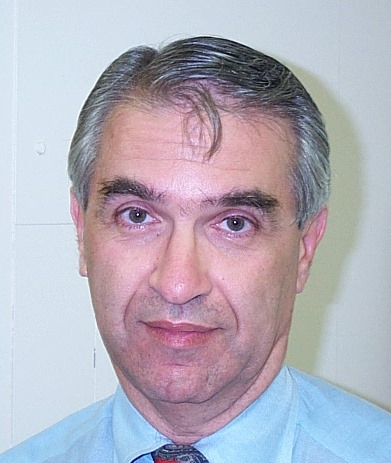
%> input picture code/DB1/db1_04.jpg, 391 x 463 px
$ octave untitled5.m   (GNU Octave 9; MATLAB toolbox functions it lacks are replaced by stand-ins)
%> lines starting %> are read from the running program, lines starting %| are printed output that depends on the picture; in (x1, y1, x2, y2) boxes, pixels count from 0 and x2, y2 are one past the last pixel; in counts of white or black regions, pixels touching at a corner belong together; the program's own positions count from 1
%> further down, I is the input picture: size 463x391x3 uint8; mean R, G, B 179.1, 175.3, 187.8
%> `I_ycbcr = rgb2ycbcr(I);`: I_ycbcr: size 463x391x3 uint8; mean of channels 1, 2, 3 168.7, 132.9, 128.8
### code/detectSkin.m
function skin_mask = detectSkin(I_ycbcr)

    %img = imgaussfilt(img, 1);

    Cb = double(I_ycbcr(:,:,2));
    Cr = double(I_ycbcr(:,:,3));
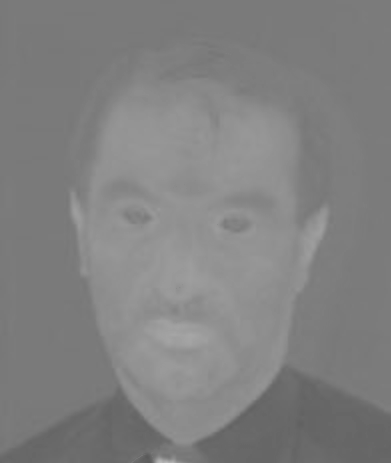
%> Cr: size 463x391 double; min 90, max 183, mean 128.8
    Y = double(I_ycbcr(:,:,1));

    mask_Cb = (Cb >= 60) & (Cb <= 135);
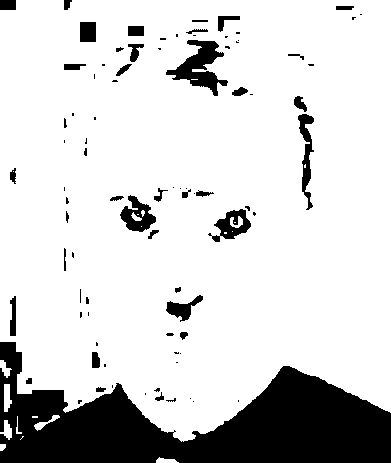
%> mask_Cb: size 463x391 logical; 82.9% white; 85 black regions (46 under 20 px), largest, box (x1, y1, x2, y2) and area: (0, 342, 391, 463) 24310, (166, 40, 228, 96) 1416, (120, 195, 156, 232) 696
    mask_Cr = (Cr >= 125) & (Cr <= 175);
%> mask_Cr: size 463x391 logical; 46% white; 39 white regions (31 under 20 px), largest, box (x1, y1, x2, y2) and area: (68, 42, 367, 448) 82786, (154, 454, 188, 463) 166, (373, 400, 391, 411) 60
    %skin_mask = mask_Cb & mask_Cr;

    imgHSV = rgb2hsv(ycbcr2rgb(I_ycbcr));
%> imgHSV: size 463x391x3 double; mean H, S, V 0.632, 0.175, 0.778
    H = imgHSV(:,:,1);
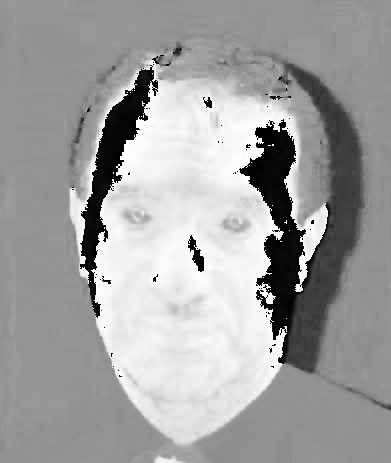
%> H: size 463x391 double; min 0, max 0.997, mean 0.632
    S = imgHSV(:,:,2);
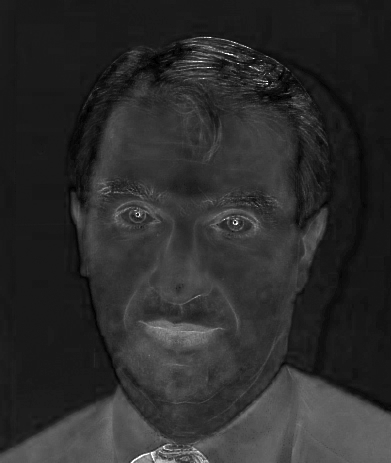
%> S: size 463x391 double; min 0, max 1, mean 0.175

    %maskHSV = (H <= 0.15 | H >= 0.8) & (S >= 0.05 & S <= 0.95);
    %skin_mask = skin_mask & maskHSV;

    base_skin = (H <= 0.15 | H >= 0.8) & (S >= 0.05 & S <= 0.95);
%> base_skin: size 463x391 logical; 36.3% white; 14 white regions (11 under 20 px), largest, box (x1, y1, x2, y2) and area: (70, 68, 331, 444) 65577, (155, 456, 182, 463) 109, (145, 60, 155, 65) 21

    is_bright = Y > 0.8;
%> is_bright: size 463x391 logical; every value is 1
    pale_skin = is_bright & (H <= 0.15 | H >= 0.8) & (S >= 0.0);
%> pale_skin: size 463x391 logical; 36.5% white; 19 white regions (17 under 20 px), largest, box (x1, y1, x2, y2) and area: (70, 56, 331, 444) 65927, (155, 456, 182, 463) 109

    maskHSV_combined = base_skin | pale_skin;

    % Final Mask
    skin_mask = mask_Cb & mask_Cr & maskHSV_combined;
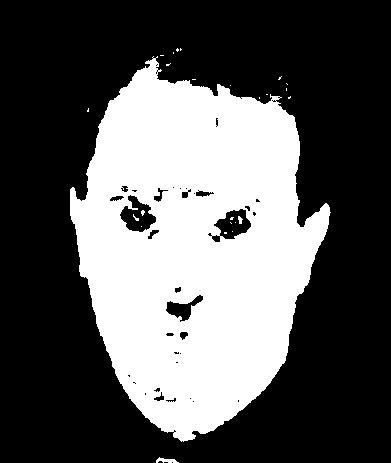
%> skin_mask: size 463x391 logical; 35.4% white; 25 white regions (22 under 20 px)

% [79 lines of commented-out code are left out]
end

### code/normalizeChannel.m
function [norm_channel] = normalizeChannel(channel, mask)

    masked_vals = channel(mask);
    if isempty(masked_vals)
        norm_channel = zeros(size(channel));
        return;
    end

    minVal = min(masked_vals);
    maxVal = max(masked_vals);

    norm_channel = (channel - minVal) ./ (maxVal - minVal + eps);
    norm_channel = norm_channel * 255.0;

    norm_channel(norm_channel > 255) = 255;
    norm_channel(norm_channel < 0) = 0;
end

### code/createEyeMap.m
function eyeMap = createEyeMap(I_ycbcr, face_mask)

    Y = double(I_ycbcr(:,:,1));
    Cb = double(I_ycbcr(:,:,2));
    Cr = double(I_ycbcr(:,:,3));

    Cb_norm = normalizeChannel(Cb, face_mask);
    Cr_norm = normalizeChannel(Cr, face_mask);

    Cb_sq = (Cb_norm / 255).^2;
    Cr_tilde = (255 - Cr_norm);
    Cr_tilde_sq = (Cr_tilde / 255).^2;

    Cb_div_Cr = (Cb_norm + 1) ./ (Cr_norm + 1);

    EyeMapC = (Cb_sq + Cr_tilde_sq + Cb_div_Cr);

    EyeMapC = histeq(mat2gray(EyeMapC));

    se = strel('disk', 2);

    Y_dilated = imdilate(Y, se);
    Y_eroded = imerode(Y, se);

    EyeMapL = Y_dilated ./ (Y_eroded + 1);


    eyeMap = EyeMapL .* EyeMapC;

    eyeMap_dilated = imdilate(eyeMap, strel('disk', 7));
    eyeMap_final = eyeMap_dilated .* face_mask;

    %eyeMap = eyeMap_final;
    eyeMap = mat2gray(eyeMap_final);
    %eyeMap = eyeMap > 0.4;
end

### code/createMouthMap.m
function mouthMap = createMouthMap(I_ycbcr, face_mask)

    Cb = double(I_ycbcr(:,:,2));
    Cr = double(I_ycbcr(:,:,3));

    Cr_sq = Cr.^2;
    Cr_div_Cb = Cr ./ (Cb + eps);

    Cr_sq_norm = normalizeChannel(Cr_sq, face_mask);
    Cr_div_Cb_norm = normalizeChannel(Cr_div_Cb, face_mask);

    Cr_sq_masked = Cr_sq_norm(face_mask);
    Cr_div_Cb_masked = Cr_div_Cb_norm(face_mask);

    if isempty(Cr_sq_masked)
        mouthMap = zeros(size(Cr));
        return;
    end

    mean_Cr_sq = mean(Cr_sq_masked);
    mean_Cr_div_Cb = mean(Cr_div_Cb_masked);
    eta = 0.95 * (mean_Cr_sq / (mean_Cr_div_Cb + eps));

    map_component = Cr_sq_norm - eta .* Cr_div_Cb_norm;
    mouthMap = Cr_sq_norm .* (map_component.^2);

    mouthMap_dilated = imdilate(mouthMap, strel('disk', 5));
    mouthMap_final = mouthMap_dilated .* face_mask;

    % [4 lines of commented-out code are left out]
    mouthMap = mat2gray(mouthMap_final);
    mouthMap = mouthMap > 0.4;
    %subplot(1,2,2)
    %imshow(mouthMap)
end

### code/untitled5.m
clear
clc

% --- (PREVIOUS STEPS) ---
I = imread('db1_04.jpg');
I_ycbcr = rgb2ycbcr(I);
Y_channel = double(I_ycbcr(:,:,1));
skin_mask = detectSkin(I_ycbcr); % From first answer
cc = bwconncomp(skin_mask);
%> cc = 25 connected components
stats = regionprops(cc, 'Area', 'BoundingBox');
%> stats = 25 regions; largest, box (x1, y1, x2, y2) and Area: (70, 56, 331, 442) 63879, (156, 457, 179, 463) 76, (238, 216, 243, 224) 26, (133, 214, 139, 221) 17, (141, 210, 145, 216) 16

% Filter candidates (e.g., remove tiny regions)
min_face_area = 500;
valid_indices = [stats.Area] > min_face_area;
%> valid_indices = 25 logical values, 1 true
face_candidates_stats = stats(valid_indices);
%> face_candidates_stats = 1 region; box (x1, y1, x2, y2) and Area: (70, 56, 331, 442) 63879
valid_pixel_lists = cc.PixelIdxList(valid_indices);
%> valid_pixel_lists = 1 item

% --- FINAL VERIFICATION LOOP ---
detected_faces = []; % Store final ellipse parameters
face_scores = [];

MIN_FACE_SCORE_THRESHOLD = 0.2; % You must tune this threshold!

for i = 1:length(face_candidates_stats)

    % 1. Create the specific face mask (FG) for this candidate
    current_face_mask = false(size(skin_mask));
    current_face_mask(valid_pixel_lists{i}) = true;

    % 2. Create the feature maps
    eyeMap = createEyeMap(I_ycbcr, current_face_mask);
    mouthMap = createMouthMap(I_ycbcr, current_face_mask);

    % 3. Run the verification
%> (the run ends here)

$ run again, with code/DB1/db1_01.jpg copied over code/DB1/db1_04.jpg
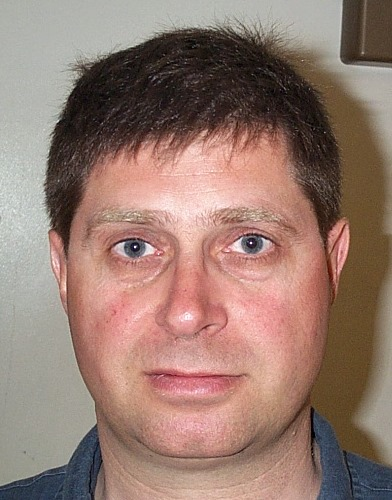
%> input picture code/DB1/db1_01.jpg, 392 x 500 px
%> I is the input picture: size 500x392x3 uint8; mean R, G, B 150.1, 122.6, 111.8
%> I_ycbcr: size 500x392x3 uint8; mean of channels 1, 2, 3 127.3, 119.3, 140.8
%> in detectSkin, `mask_Cb = (Cb >= 60) & (Cb <= 135);`:
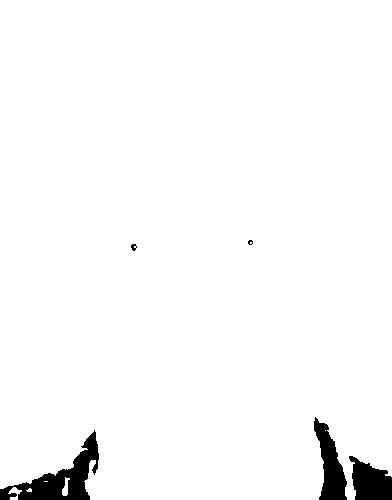
%> mask_Cb: size 500x392 logical; 97.4% white; 5 black regions (1 under 20 px), largest, box (x1, y1, x2, y2) and area: (0, 430, 99, 500) 2388, (314, 417, 347, 500) 1422, (349, 456, 392, 500) 1298, (131, 244, 137, 251) 27
%> mask_Cr: size 500x392 logical; 97% white; 6 black regions (4 under 20 px), largest, box (x1, y1, x2, y2) and area: (314, 416, 392, 500) 3023, (0, 431, 100, 500) 2874
%> imgHSV: size 500x392x3 double; mean H, S, V 0.125, 0.289, 0.594
%> base_skin: size 500x392 logical; 77.9% white; 93 black regions (82 under 20 px), largest, box (x1, y1, x2, y2) and area: (0, 0, 344, 500) 38335, (311, 413, 392, 500) 3723, (120, 241, 152, 256) 318
%> is_bright: size 500x392 logical; every value is 1
%> pale_skin: size 500x392 logical; 78.8% white; 34 black regions (21 under 20 px), largest, box (x1, y1, x2, y2) and area: (0, 0, 290, 500) 35631, (313, 413, 392, 500) 3658, (294, 0, 342, 58) 1322
%> skin_mask: size 500x392 logical; 78.8% white; 34 black regions (21 under 20 px)
%> cc = 350 connected components
%> stats = 350 regions; largest, box (x1, y1, x2, y2) and Area: (15, 0, 392, 500) 152719, (0, 345, 48, 389) 534, (12, 330, 35, 346) 182, (50, 448, 59, 468) 98, (114, 31, 128, 36) 49
%> valid_indices = 350 logical values, 2 true
%> face_candidates_stats = 2 regions; box (x1, y1, x2, y2) and Area: (15, 0, 392, 500) 152719, (0, 345, 48, 389) 534
%> valid_pixel_lists = 2 items

$ run again, with code/DB1/db1_02.jpg copied over code/DB1/db1_04.jpg
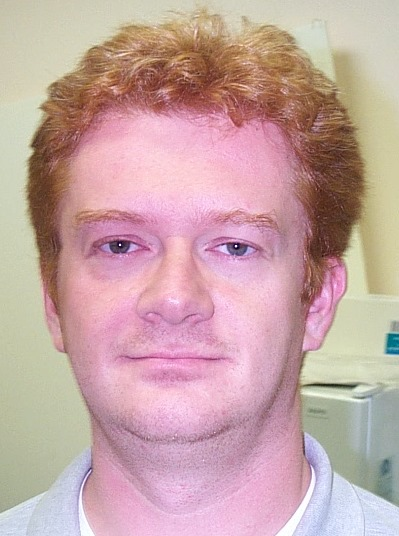
%> input picture code/DB1/db1_02.jpg, 399 x 536 px
%> I is the input picture: size 536x399x3 uint8; mean R, G, B 198.3, 166, 165.2
%> I_ycbcr: size 536x399x3 uint8; mean of channels 1, 2, 3 166.8, 122.9, 142.3
%> in detectSkin, `mask_Cb = (Cb >= 60) & (Cb <= 135);`:
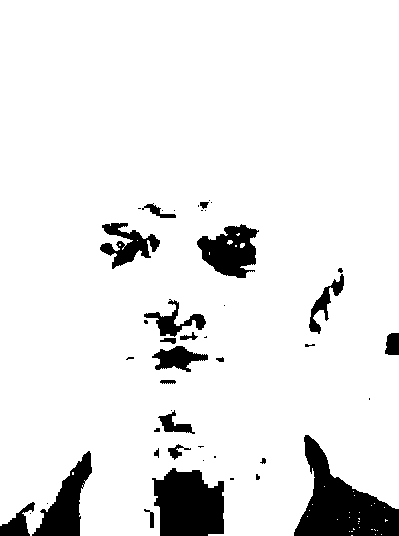
%> mask_Cb: size 536x399 logical; 91.3% white; 45 black regions (22 under 20 px), largest, box (x1, y1, x2, y2) and area: (294, 435, 399, 536) 5055, (152, 468, 224, 536) 3922, (32, 451, 92, 536) 2175
%> mask_Cr: size 536x399 logical; 94.1% white; 17 black regions (10 under 20 px), largest, box (x1, y1, x2, y2) and area: (304, 385, 399, 536) 9407, (0, 476, 76, 536) 2609, (383, 330, 399, 357) 396
%> imgHSV: size 536x399x3 double; mean H, S, V 0.519, 0.25, 0.787
%> base_skin: size 536x399 logical; 75.1% white; 119 black regions (87 under 20 px), largest, box (x1, y1, x2, y2) and area: (0, 95, 95, 536) 24034, (276, 232, 399, 536) 22272, (58, 0, 191, 52) 2198
%> is_bright: size 536x399 logical; every value is 1
%> pale_skin: size 536x399 logical; 75.2% white; 121 black regions (89 under 20 px), largest, box (x1, y1, x2, y2) and area: (0, 95, 93, 536) 23986, (278, 232, 399, 536) 22118, (58, 0, 191, 52) 2198
%> skin_mask: size 536x399 logical; 70.4% white; 155 black regions (107 under 20 px)
%> cc = 62 connected components
%> stats = 62 regions; largest, box (x1, y1, x2, y2) and Area: (0, 0, 399, 536) 150159, (102, 0, 112, 22) 131, (96, 0, 100, 18) 72, (227, 240, 233, 245) 21, (240, 243, 245, 248) 21
%> valid_indices = 62 logical values, 1 true
%> face_candidates_stats = 1 region; box (x1, y1, x2, y2) and Area: (0, 0, 399, 536) 150159
%> valid_pixel_lists = 1 item

$ run again, with code/DB1/db1_03.jpg copied over code/DB1/db1_04.jpg
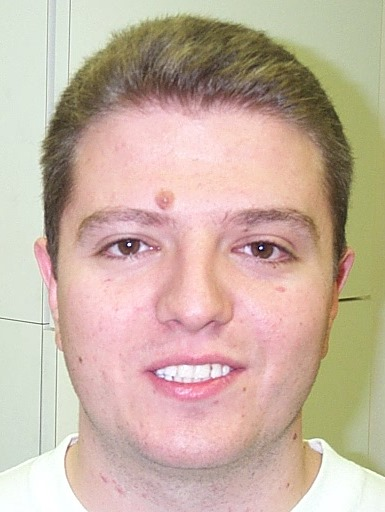
%> input picture code/DB1/db1_03.jpg, 385 x 512 px
%> I is the input picture: size 512x385x3 uint8; mean R, G, B 200.3, 178.7, 163.2
%> I_ycbcr: size 512x385x3 uint8; mean of channels 1, 2, 3 173.5, 118, 138.5
%> mask_Cb: size 512x385 logical; 100% white; black in thin lines or dots, all inside (x1, y1, x2, y2) = (127, 242, 264, 377)
%> mask_Cr: size 512x385 logical; 90.8% white; 45 black regions (20 under 20 px), largest, box (x1, y1, x2, y2) and area: (0, 0, 90, 233) 10773, (0, 320, 56, 470) 5766, (47, 337, 58, 384) 210
%> imgHSV: size 512x385x3 double; mean H, S, V 0.31, 0.22, 0.795
%> base_skin: size 512x385 logical; 64.8% white; 30 black regions (25 under 20 px), largest, box (x1, y1, x2, y2) and area: (0, 0, 385, 512) 68681, (158, 366, 210, 380) 467, (212, 367, 221, 375) 49, (258, 244, 265, 251) 31, (126, 242, 132, 247) 25
%> is_bright: size 512x385 logical; every value is 1
%> pale_skin: size 512x385 logical; 65.3% white; 42 black regions (39 under 20 px), largest, box (x1, y1, x2, y2) and area: (0, 0, 385, 512) 67942, (158, 369, 181, 378) 114, (258, 244, 265, 251) 29
%> skin_mask: size 512x385 logical; 65.3% white; 43 black regions (39 under 20 px)
%> cc = 16 connected components
%> stats = 16 regions; largest, box (x1, y1, x2, y2) and Area: (32, 19, 357, 512) 128318, (36, 476, 58, 512) 436, (65, 488, 66, 492) 4, (81, 70, 83, 71) 2, (39, 162, 40, 163) 1
%> valid_indices = [true false false false false false false false false false false false false false false false]
%> face_candidates_stats = 1 region; box (x1, y1, x2, y2) and Area: (32, 19, 357, 512) 128318
%> valid_pixel_lists = 1 item
